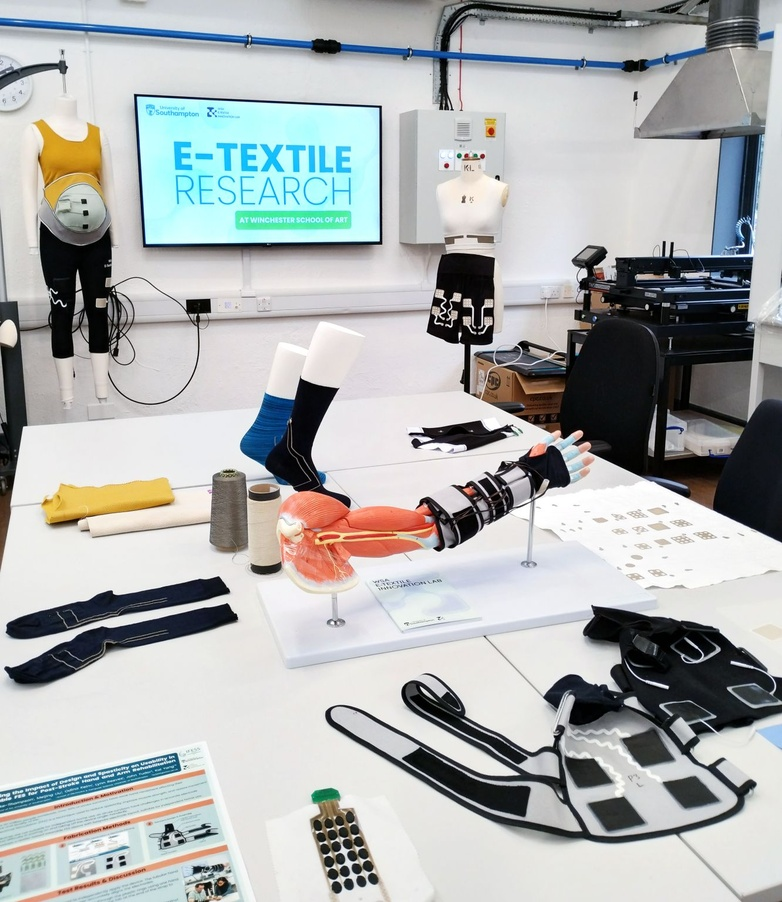
#> input picture etex.jpeg, 782 x 902 px, shrunk from 1332 x 1536 before the run
$ jupyter execute skimage.ipynb
#> lines starting #> are read from the running program, lines starting #| are printed output that depends on the picture
[cell 1]
from skimage import io
from matplotlib import pyplot as plt

img = io.imread("./etex.jpeg", as_gray=True)
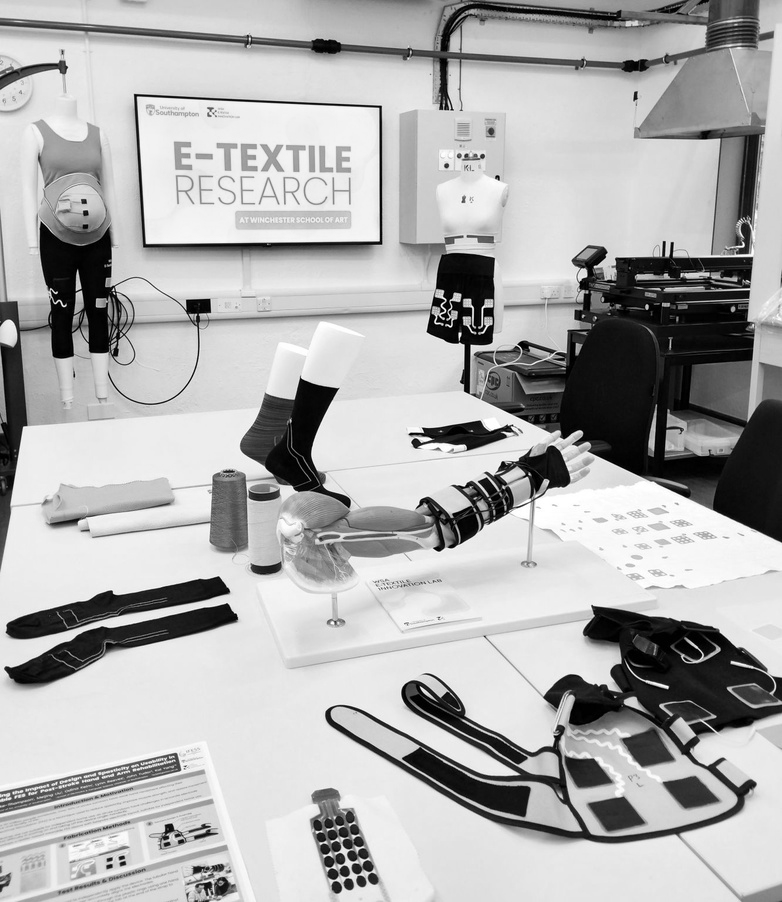
#> img: shape (902, 782) float64; min 0, max 1, mean 0.689
plt.imshow(img, cmap='gray')
plt.show()
